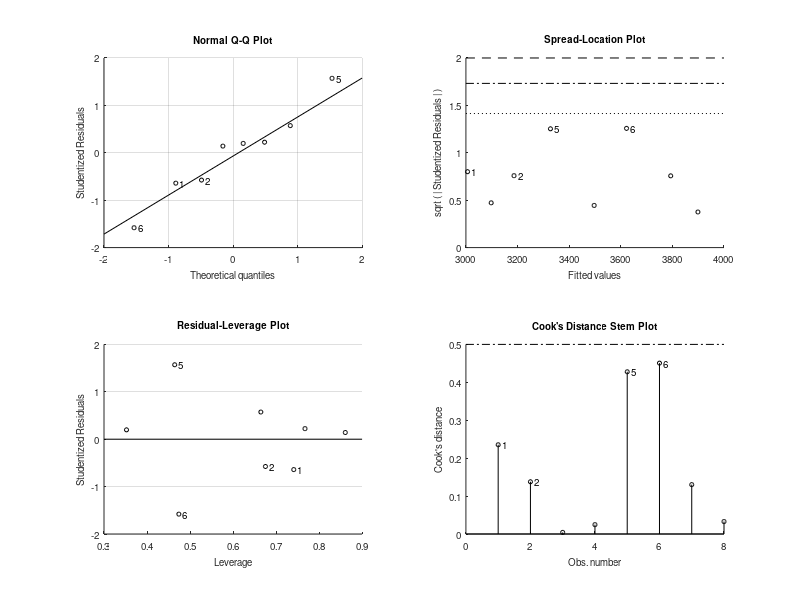

Write the MATLAB code that produced this figure. (Note: this script raises an error after producing the figure.)
close all;
clear all;
% 入力データ
X = [
%面積, 部屋数, 築年数, 駅距離
  85,      2,    20, 0.3;
 100,      3,    10, 0.9;
 120,      4,     5, 0.5;
 150,      5,     3, 0.1;
 110,      3,     8, 0.6;
 130,      4,     2, 0.4;
 140,      5,     1, 0.2;
  90,      2,    15, 0.1
];
% 入力データ：中古価格
y = [3000; 3180; 3500; 3900; 3350; 3600; 3800; 3100]; 
% 線形回帰モデルの適用
model = fitlm(X, y);
% モデル特性を表示
disp(model);
% 予測用データの入力
% 面積115[m^2], 数3[部屋], 築年数5[年],駅距離0.2[km]
predData = [115, 3, 5, 0.2]; 
% 予測
predicted = predict(model, predData);
% 予測結果を表示
fprintf('予想中古価格: %.2f\n', predicted);
% 面積と価格の関係をプロット
figure;
hold on;
% 基データプロット
scatter(X(:, 1), y, 'bo', 'DisplayName', '実データ');
% 予測データプロット
scatter(predData(1), predicted, 'ro', 'DisplayName', '予測データ');
% 面積範囲に対して予測された価格をプロット
areaRange = linspace(min(X(:, 1)), max(X(:, 1)), 100)';
numSamples = length(areaRange);
% 他変数の平均値を使用
otherVars = mean(X(:, 2:end), 1); 
% 予測線の計算と表示
X_pred = [areaRange, repmat(otherVars, numSamples, 1)];
y_pred = predict(model, X_pred);
plot(areaRange, y_pred, 'g-', 'DisplayName', '予測線');
% グラフの設定
xlabel('延べ床面積 (m^2)');
ylabel('中古住宅価格 (万円)');
title('中古住宅価格予測');
legend show;
grid on;
hold off;